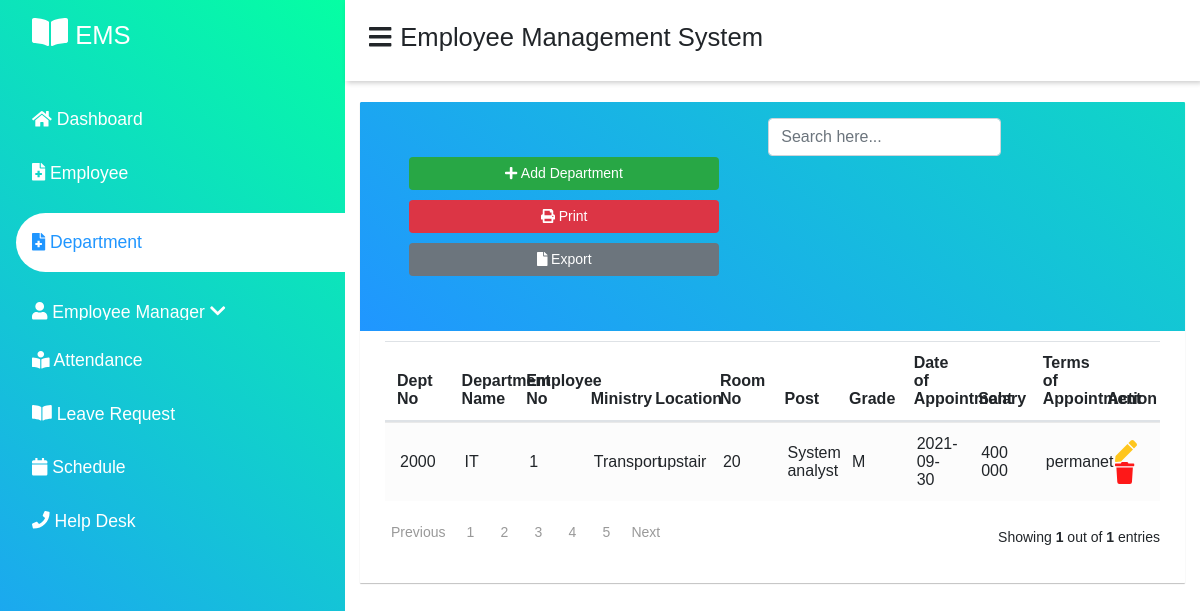
The page /department.php on the database its author committed.
### tables this page shows
CREATE TABLE `department` (
  `deptno` varchar(100) NOT NULL,
  `departmentname` varchar(100) NOT NULL,
  `employeeid` varchar(100) NOT NULL,
  `ministry` varchar(100) NOT NULL,
  `location` varchar(100) NOT NULL,
  `roomno` varchar(50) NOT NULL,
  `post` varchar(100) NOT NULL,
  `grade` varchar(20) NOT NULL,
  `dateofappoint` date NOT NULL,
  `salary` varchar(100) NOT NULL,
  `terms` varchar(50) NOT NULL
);

### department.php (the view, shortened to what this page needs)
<?php
 include 'Database/connect.php';
 $result = mysqli_query($conn,"SELECT * FROM department");
 $count = mysqli_num_rows($result);
 ?>
<html>
  <head>
         <link rel="stylesheet" href="CSS/style.css">
         <link rel="stylesheet" href="CSS/bootstrap.min.css">
    </head>
<body>
    <div class="sidebar">
        <div class="sidebar-brand">
            <h2><span class="fa fa-book-open"></span><small width="12px">  EMS</small></h2>
        </div>
        <div class="sidebar-menu">
           <ul>
             <li>
                   <a href="Dashboard.php" ><span class="fa fa-home"></span>
                   <span>Dashboard</span></a>
               </li>
               <li>
                   <a href="employee.php"  ><span class="fa fa-file-medical"></span>
                   <span>Employee</span></a>
               </li>
               <li>
                   <a href="department.php" class="active" ><span class="fa fa-file-medical"></span>
                   <span>Department</span></a>
               </li>
               <li>
                   <div class="sidebar-dropdown">
                   <a href=""><span class="fa fa-user"></span>
                   <span>Employee Manager</span>
                       <span class="fa fa-chevron-down"></span>
                       </a>
                    </div>
               </li>
               <li>
                   <a href="attendance.php"><span class="fa fa-book-reader"></span>
                   <span>Attendance</span></a>
               </li>
               <li>
                   <a href="leave.php"><span class="fa fa-book-open"></span>
                   <span>Leave Request</span></a>
               </li>
               <li>
                   <a href="schedule.php"><span class="fa fa-calendar"></span>
                   <span>Schedule</span></a>
               </li>
               <li>
                   <a href="helpdesk.php"><span class="fa fa-phone"></span>
                   <span>Help Desk</span></a>
               </li>
          </ul>
        </div>
    </div>
    <div class="main-content">
       <header>
             <h2 width="19px" height="30px">
             <label for="nav-toggle">
                <small><span class="fa fa-bars"></span></small>
             </label>
                <small> Employee Management System</small>
                 </h2>
        </header>
<br>
<br><br>
  <div class="container">
   <div class="table-wrapper">
    <div class="table-title">
	  <div class="row">
	      <div class="col-sm6">
		         <a href="#add-employee.php" class="btn btn-success" onclick='openForm()'><i class="fa fa-plus"></i> Add Department</a>
				 <a href="#" class="btn btn-danger" onclick="createPDf()" ><i class="fa fa-print"></i> Print</a>
				 <a href="#" class="btn btn-secondary" id="export" ><i class="fa fa-file"></i> Export</a>
		  </div>
		  <div class="col-sm-6">
		  <div class="form-inline pull-right">
				<input type="text" class="form-control"  id="search"name="search" onkeyup="searcher()"  placeholder="Search here..." required="required"/>
			</div>
			</div>
	  </div>
       </div>
       <table div class="table table-striped table-hover " id="myTable" >
		    <thead>
			   <tr>
		    <th>Dept No</th>
			<th>Department Name</th>
			<th>Employee No</th>
			<th>Ministry</th>
			<th>Location</th>
			<th>Room No</th>
			<th>Post</th>
			<th>Grade</th>
			<th>Date of Appointment</th>
			<th>Salary</th>
			<th>Terms of Appointment</th>
			<th>Action</th>
		 </tr>
			</thead>
			   <tbody>
			     <?php
			       while($row =mysqli_fetch_array($result))
				   {
			         $deptno    = $row["deptno"];
					 $departmentname  = $row["departmentname"];
					 $employeeid    = $row["employeeid"];
					 $ministry   = $row["ministry"];
					 $location    = $row["location"];
					 $roomno    = $row["roomno"];
					 $post   = $row["post"];
					 $grade    = $row["grade"];
					 $dateofappoint   = $row["dateofappoint"];
				     $salary   = $row["salary"];
					 $terms   = $row["terms"];
					  ?>
				   <tr>
				     <td><?php echo $deptno  ?></td>
			         <td><?php echo $departmentname ?></td>
			         <td><?php echo $employeeid ?></td>
			         <td><?php echo $ministry  ?></td>
			         <td><?php echo  $location   ?></td>
			         <td><?php echo  $roomno ?></td>
					 <td><?php echo $post  ?></td>
			         <td><?php echo   $grade   ?></td>
			         <td><?php echo  $dateofappoint ?></td>
					 <td><?php echo $salary  ?></td>
			         <td><?php echo  $terms     ?></td>
			         <td>
			          <a href="update-department.php?GetID=<?php echo $deptno ?>" class="edit" title="Edit"><i class="material-icons" data-toggle="tooltip"><i class="fa fa-pen"></i></i></a>
			          <a href="delete-department.php?deptno=<?php echo $row['deptno']; ?>" class="delete" name="delete" title="Delete"><i class="material-icons" data-toggle="tooltip"><i class="fa fa-trash"></i></i></a>
			       </td>
				   </tr>
				    <?php
					 }
					?>
			   </tbody>
		  </table>
		     <div class="clearfix">
			     <div class="hint-text">Showing <b> <?php echo $count ?></b> out of<b> <?php echo $count ?></b> entries</div>
				  <ul class="pagination">
				     <li class="page-item"><a href="#" class="page-link">Previous</a></li>
					 <li class="page-item"><a href="#" class="page-link">1</a></li>
					 <li class="page-item"><a href="#" class="page-link">2</a></li>
					 <li class="page-item"><a href="#" class="page-link">3</a></li>
					 <li class="page-item"><a href="#" class="page-link">4</a></li>
					 <li class="page-item"><a href="#"class="page-link" >5</a></li>
					 <li class="page-item"><a href="#"class="page-link" >Next</a></li>
				  </ul>
				 </div>
			 </div>
		  </div>
  </div>
	  <br><br>
</body>
    </html>

### CSS/style.css (style rules this page uses)
:root { --main-color: #FFA500; --color-dark: #1D2231; --text-grey: #8390A2; --white : #fff; }
* { padding: 0; margin: 0; box-sizing: border-box; list-style-type: none; text-decoration: none; font-family: 'Poppins', sans-serif; }
.sidebar { width: 345px; position: fixed; left: 0; top: 0; height: 100%; background: linear-gradient(40deg,#2096ff,#05ffa3 )!important; z-index: 100; transition: width 300ms; }
.sidebar-brand { height: 90px; padding: 1rem 0rem 1rem 2rem; color: #fff; }
.sidebar-menu { margin-top: 1rem; }
.sidebar-menu li { width: 100%; margin-bottom: 1.7rem; padding-left: 1rem; }
.sidebar-menu a { padding-left: 1rem; display: block; color: #fff; font-size: 1.1rem; }
.sidebar-menu a.active { background: #fff; padding-top: 1rem; padding-bottom: 1rem; color: #2096ff !important; border-radius: 30px 0 0px 30px; }
.main-content { transition: margin-left 300ms; margin-left: 345px; }
header { background: #fff; display: flex; justify-content: space-between; padding: 1rem 1.5rem; box-shadow: 2px 2px 5px rgba(0,0,0,0.2); position: fixed; left: 345px; width: calc(100% - 345px); top: 0; z-index: 100; transition: width 300ms; }
.sidebar-dropdown { overflow: hidden; max-height: 21px; transition: .4s ease-in-out; }
.fa-chevron-down { margin-left: auto; }
.btn { background-color: #2096ff; color: #fff; padding: 10px; width: 100%; font-size: 15px; border: 1px solid transparent; cursor: pointer; margin: 5px 0; transition: 0.3s all ease; }
.table-wrapper { background: #fff; padding: 20px 25px; margin: 30px 0; border-radius: 1px; box-shadow: 0 1px 1px rgba(0,0,0,0.247); }
.table-title { padding-bottom: 15px; background: linear-gradient(40deg,#2096ff,#05ffa3 )!important; width:195%; color: #fff; padding: 16px 30px; margin: -20px -25px 10px; border-radius: 1px 1px 0 0; }
.table-title .col-sm6 { float:left; margin-left: 68px; margin:34px; }
.table-title .btn { color: #fff; font-size: 14px; border: none; min-width: 80px; border-radius: 4px; outline: none; }
table-title tr th,table.table tr td { border-color: #e9e9e9; padding: 12px 15px; vertical-align: middle; }
table.table-striped tbody tr:nth-of-type(odd) { background-color: #fcfcfc; }
table.table td:last-child i { opacity: 0.9; font-size: 22px; margin: 0 5px; }
table.table td a { font-weight: bold; color: #566787; display: inline-block; text-decoration: none; outline: none !important; }
table.table td a.edit { color: #FFC107; }
table.table td a.delete { color: red; }
.table-wrapper { overflow-x:Scroll; }
table { display:flex; flex-flow:column; width:100%; }
thead { flex:0 0 auto; }
tbody { flex:1 1 auto; overflow-y:hidden; display:block; }
tr { width:100%; height:100%; display:table; table-layout:fixed; }
.pagination li a { border: none; font-size: 14px; min-width: 30px; min-height: 30px; color: #999; margin: 0 2px; line-height: 30px; border-radius :1px !important; text-align: center; padding: 0 6px; }
.hint-text { float: right; margin-top: 10px; font-size: 14px; }

### rows shown on the page
department: deptno "2000", departmentname "IT", employeeid "1", ministry "Transport", location "upstair", roomno "20", post "System analyst", grade "M", dateofappoint "2021-09-30", salary "400 000", terms "permanet"

### other values the page prints
$count "1"
